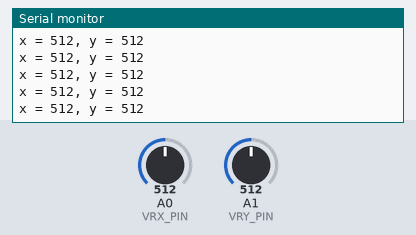
This sketch was run on a simulated Arduino Uno, built with avr-gcc and run on an emulated ATmega328P. On the bench: the last lines printed to the serial monitor. The inputs (shaded band) are chosen by the test bench; at power-on: A0 (VRX_PIN) = 512, A1 (VRY_PIN) = 512.

Above: at 1.2 s.
1.3 s: A0 (VRX_PIN) set to 390
At 1.56 s:
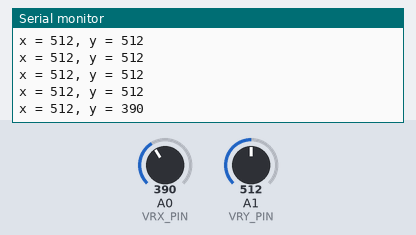
2.8 s: A1 (VRY_PIN) set to 390
At 2.96 s:
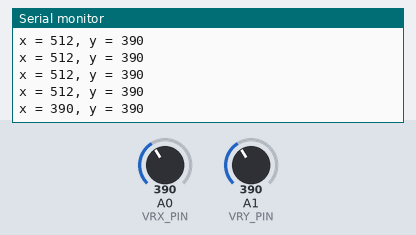
4.3 s: A0 (VRX_PIN) set to 410
At 4.37 s:
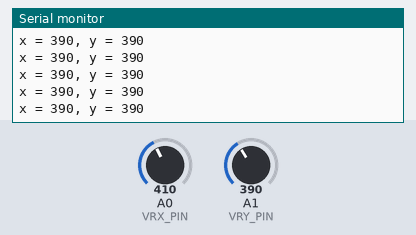
5.8 s: A1 (VRY_PIN) set to 410
At 5.97 s:
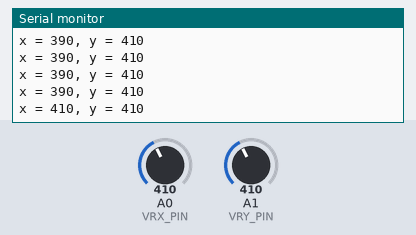
Timing chart, 0 to 8.3 s (numbered marks = the images above; inputs shaded):
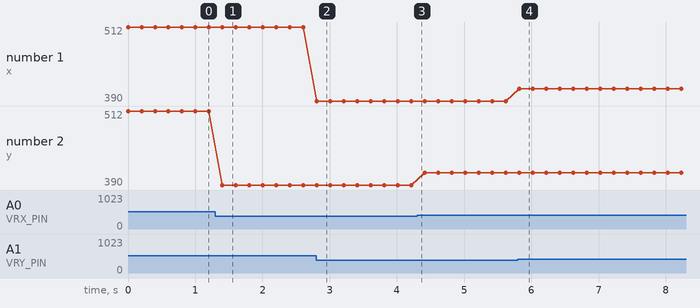

The sketch:

PongSnakeGame.ino
```cpp
#define VRX_PIN  A0 // Arduino pin connected to VRX pin
#define VRY_PIN  A1 // Arduino pin connected to VRY pin

int xValue = 0; // To store value of the X axis
int yValue = 0; // To store value of the Y axis


#define COMMAND_NO     0x00
#define COMMAND_LEFT   0x01
#define COMMAND_RIGHT  0x02
#define COMMAND_UP     0x04
#define COMMAND_DOWN   0x08


int command = COMMAND_NO;


#define LEFT_THRESHOLD  400
#define RIGHT_THRESHOLD 800
#define UP_THRESHOLD    400
#define DOWN_THRESHOLD  800

void setup() {
  Serial.begin(9600) ;
}

void loop() {
  // read analog X and Y analog values
  yValue = analogRead(VRX_PIN);
  xValue = analogRead(VRY_PIN);

  Serial.print("x = ");
  Serial.print(xValue);
  Serial.print(", y = ");
  Serial.println(yValue);
  delay(200);


  command = COMMAND_NO;

  if (xValue < LEFT_THRESHOLD)
    command = command | COMMAND_LEFT;
  else if (xValue > RIGHT_THRESHOLD)
    command = command | COMMAND_RIGHT;

  if (yValue < UP_THRESHOLD)
    command = command | COMMAND_UP;
  else if (yValue > DOWN_THRESHOLD)
    command = command | COMMAND_DOWN;


}
```

Measured:
- after the input at 1.3 s, the serial monitor: prints a new line after 0.10 s (image 1)
- after the input at 2.8 s, the serial monitor: prints a new line at once (image 2)
- after the input at 5.8 s, the serial monitor: prints a new line at once (image 4)
- plotted number 2: 512 → 390 after the input at 1.3 s, 390 → 410 after the input at 4.3 s
